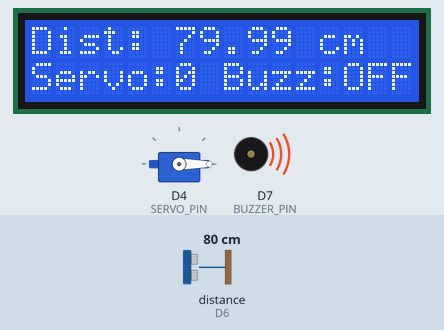
Bench run of a sketch on a simulated ESP8266 (NodeMCU). Shown: 16×2 character LCD, servo, buzzer (waves = sounding, pin HIGH). Wiring (inferred from the names in the program): ultrasonic range finder: trigger D5; echo D6. The inputs (shaded band) are chosen by the test bench; at power-on: distance to the obstacle (sensor on D6) 80 cm. The echo pulse lasts 58.3 µs per cm; pins used as bus, display or sensor lines are not drawn.

Above: at 1.7 s.
1.8 s: distance to the obstacle (sensor on D6) set to 6 cm
At 3.3 s:
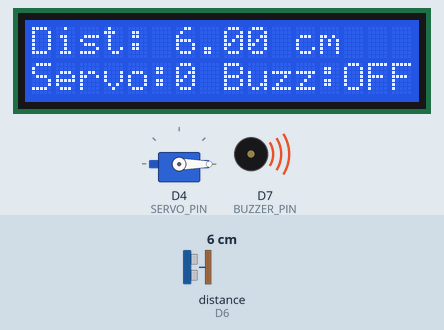
3.7 s: distance to the obstacle (sensor on D6) set to 3 cm
At 4.2 s:
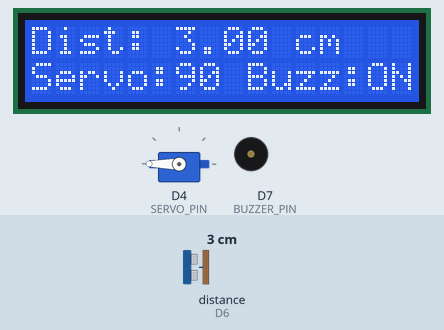
5.3 s: distance to the obstacle (sensor on D6) set to 2 cm
At 6.4 s:
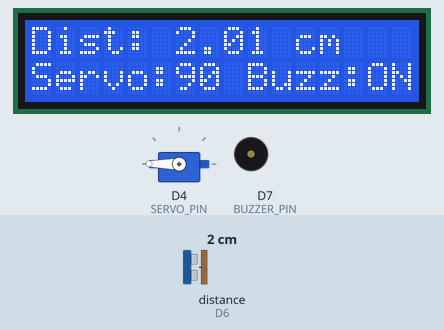
Timing chart, 0 to 8.3 s (numbered marks = the images above; inputs shaded):
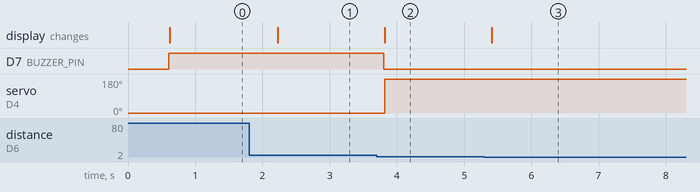

Measured:
- the behaviour switches between 5 and 4 cm on distance to the obstacle (sensor on D6) (found by bisection; images 1 and 2)
- after the input at 1.8 s, the display: changes after 0.43 s (image 1)
- after the input at 3.7 s, D7 (BUZZER_PIN): HIGH → LOW after 0.10 s; servo on D4 (SERVO_PIN): 0° → 180° after 0.12 s; the display: changes after 0.12 s (image 2)
- after the input at 5.3 s, the display: changes after 0.11 s (image 3)

The sketch:

sketch_aug13a.ino
```cpp
#include <Wire.h>
#include <LiquidCrystal_I2C.h>
#include <Servo.h>

// LCD setup (Change 0x27 to your LCD's I2C address if needed)
LiquidCrystal_I2C lcd(0x27, 16, 2);

// Servo
Servo myServo;

// Pins
#define TRIG_PIN D5
#define ECHO_PIN D6
#define BUZZER_PIN D7
#define SERVO_PIN D4

// Distance threshold
#define DISTANCE_THRESHOLD 5  // in cm

void setup() {
  // Initialize LCD
  lcd.init();
  lcd.backlight();
  lcd.clear();
  lcd.setCursor(0, 0);
  lcd.print("Initializing...");

  // Initialize pins
  pinMode(TRIG_PIN, OUTPUT);
  pinMode(ECHO_PIN, INPUT);
  pinMode(BUZZER_PIN, OUTPUT);

  // Servo setup
  myServo.attach(SERVO_PIN);
  myServo.write(0); // Start at 0 degrees

  delay(500);
  lcd.clear();
}

void loop() {
  // Get distance
  float distance = getDistance();

  // Display distance
  lcd.setCursor(0, 0);
  lcd.print("Dist: ");
  lcd.print(distance);
  lcd.print(" cm   ");

  if (distance < DISTANCE_THRESHOLD) {
    // Rotate servo to 180 degrees and turn on buzzer
    myServo.write(180);
    digitalWrite(BUZZER_PIN, LOW);

    // Update LCD
    lcd.setCursor(0, 1);
    lcd.print("Servo:90 Buzz:ON");
  } else {
    // Rotate servo to 0 degrees and turn off buzzer
    myServo.write(0);
    digitalWrite(BUZZER_PIN, HIGH);

    // Update LCD
    lcd.setCursor(0, 1);
    lcd.print("Servo:0 Buzz:OFF");
  }

  delay(500); // Read every 0.5 seconds
}

// Function to measure distance from ultrasonic sensor
float getDistance() {
  digitalWrite(TRIG_PIN, LOW);
  delayMicroseconds(2);

  digitalWrite(TRIG_PIN, HIGH);
  delayMicroseconds(10);
  digitalWrite(TRIG_PIN, LOW);

  long duration = pulseIn(ECHO_PIN, HIGH);
  float distance = duration * 0.0343 / 2; // Convert to cm
  return distance;
}
```
